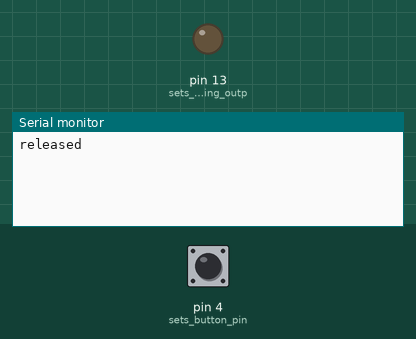
A sketch run on a simulated Arduino Uno, built with avr-gcc and run on an emulated ATmega328P. On the bench: output pins drawn as LEDs (lit = HIGH), the last lines printed to the serial monitor. The inputs (shaded band) are chosen by the test bench; at power-on: pin 4 (sets_button_pin) LOW.

Above: at 1.2 s.
1.3 s: pin 4 (sets_button_pin) pulled HIGH for 0.15 s
At 1.37 s:
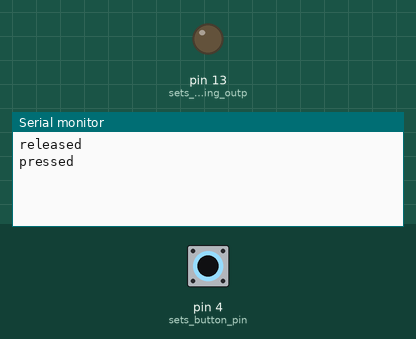
2.9 s: pin 4 (sets_button_pin) pulled HIGH for 3.2 s
At 3.9 s:
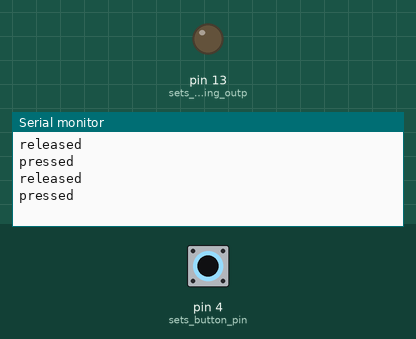

Measured:
- after the input at 1.3 s, the serial monitor: prints a new line at once (image 1)

The sketch:

ECE_241_Lab_6.ino
```cpp
#include "ButtonBebounce.h"

void setup() {
  ButtonInitialize();
  Serial.begin(9600);  // sets baud rate
}
void loop() {
  switch (ButtonNextState(digitalRead(4))) {  //when the Button is pressed and state is changed
    case 1:
      Serial.println("released");  // when the button is pressed prints pressed
      break;
    case 2:
      Serial.println("pressed");  // when button is released prints realesed
      break;
  }
}
```

ButtonBebounce.h
```cpp
enum ButtonStates { ButtonIdle,
                    ButtonWait,
                    ButtonLow } ButtonState;  // lists states for SM
unsigned long ButtonTime;                     // declares ButtonTime as unsinged long variable

int ButtonInitialize() {     // function to get machine to read button presses
  pinMode(4, INPUT);         // sets button pin
  ButtonState = ButtonIdle;  // sets starting state
  pinMode(13, OUTPUT);       // sets pin for reading output
}
int ButtonNextState(int Input) {   // function that is to be called when loop is serviced
  switch (ButtonState) {           // states of button stats
    case ButtonIdle:               // when state is button Idle
      if (Input == LOW) {          // if pin 4 is low
        ButtonTime = millis();     // set ButtonTime = millis()
        ButtonState = ButtonWait;  // move to state Wait
        digitalWrite(13, HIGH);    // set pin 13 high
      }
      break;
    case (ButtonWait):                          // when state is Wait
      if (Input == HIGH) {                      // if pin 4 is high
        ButtonState = ButtonIdle;               // set state to Idle
        digitalWrite(13, LOW);                  // sets pin 13 low
      } else if (millis() - ButtonTime >= 5) {  // if millis()-ButtonTime is less than or equal to 5
        ButtonState = ButtonLow;                // set state to Low
        digitalWrite(13, LOW);                  // set pin 13 low
        return (1);                             // return the value 1
      }
      break;
    case ButtonLow:                // when stae is Low
      if (Input == HIGH) {         // if pin 4 is high
        ButtonState = ButtonIdle;  // set state to idle
        return (2);                // returns 2
      }
  }  // end of switch
  return (0);
}  // end of buttin next statement
```
